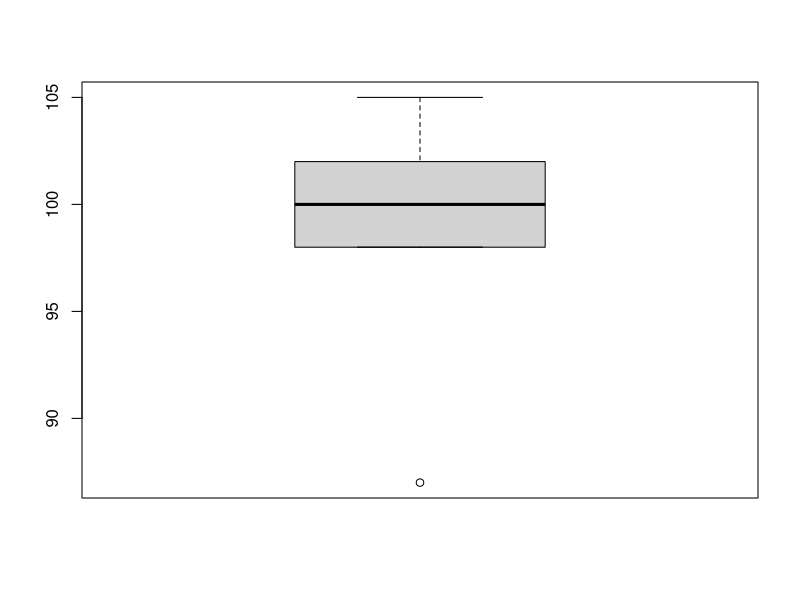
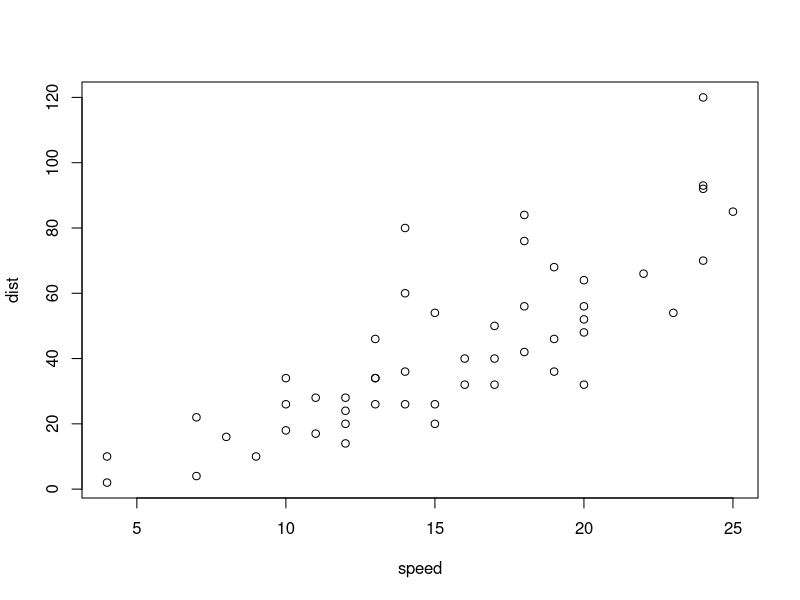

These charts were generated, in order, by the following R code:
## ---- chunk 1
# install.packages("tidyverse")
library(dplyr)
?dplyr
## ---- chunk 2
x <- c(101, 105, 99, 87, 102, 98)
boxplot(x)
## ---- chunk 3
#1
(1/3)*(sum(1,3,5,7,2)/sum(3,5,4))

#2 
exp(1)

#3

sqrt(2)

#4

3^(1/8)

#5

sin(2*pi)

#6

log2(8)
log(8)/log(2)
## ---- chunk 4
#1
seq(from=0, to=100,by=5)

#2
vector <- c(1,3,4,7,11,2)
mean(vector)

#3 
max(vector)-min(vector)

#4
sum(vector)

#5
scale(vector)

#6
sample(c(0,1), size = 100, replace = T)

#7
sample(c(0,1), size = 100, replace = T,prob = c(.25,.75))

#8
rep(3,100)
## ---- chunk 5
seq()
seq(1, 10)
seq(1, 10, 2)
#seq(1, 10, 2, 20) #--> too many Arguments
seq(1, 10, length.out = 20)
## ---- chunk 6
plot(cars)
